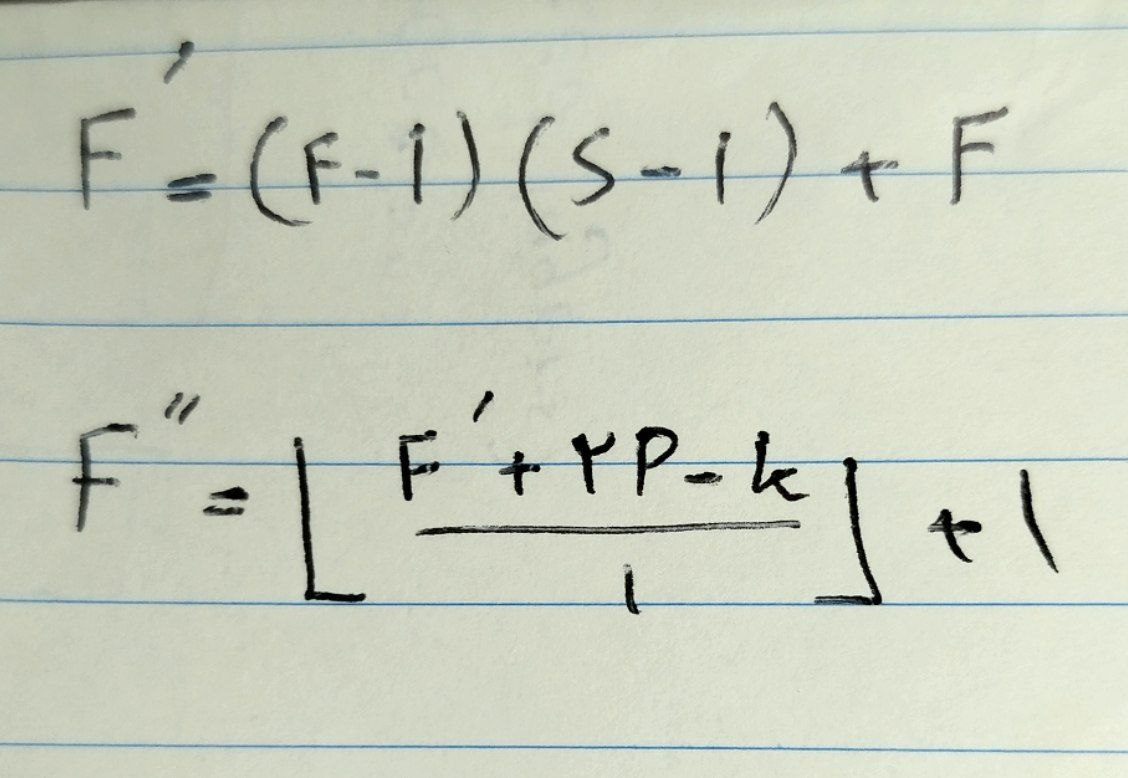
#> input picture images/formula.jpg, 1128 x 778 px, given in place of sample.png, which was not available
$ python main.py
#> lines starting #> are read from the running program, lines starting #| are printed output that depends on the picture; long printed decimals are rounded; pictures that were not available may be replaced by others from this repository, and a replacement may not be noted
### Deconv2D.py
def ConvTranspose2D(data: list[list], kernel: list[list], stride: int = 2, padding: int = 0, fill: int = 0, output_padding: int = 0):
    """applies 2D convolution on image

    Args:
        data (list[list]): the 2D matrix which conv is applied on
        kernel (list[list]): the kernel to apply
        stride (int, optional): step size for kernel. Defaults to 1.
        padding (int, optional): padding to add to the data matrix. Defaults to 0.
        fill (int, optional): the number which is used while padding the data. Defaults to 0.

    Raises:
        ValueError: if padding < 0

    Note:
        in this code, Hight is represented ad l or line and width is represented as r or row

    Returns:
        _type_: a feature map
            new w, h would be:
            new_h = floor((h - kernel_h + 2 * padding) / stride) + 1
            new_w = floor((w - kernel_w + 2 * padding) / stride) + 1
    """

    original_l = len(data)
    original_r = len(data[0])

    new_l = (original_l - 1) * (stride - 1) + original_l
    new_r = (original_r - 1) * (stride - 1) + original_r

    temp = [[0 for __ in range(new_r)] for _ in range(new_l)]

    a = 0
    for i in range(original_l):
        b = 0
        for j in range(original_r):
            temp[i+a][j+b] = data[i][j]
            b += stride - 1
        a += stride - 1


    kl = len(kernel)
    kr = len(kernel[0])


    # adding padding if padding
    if padding < 0:
        raise ValueError(f"padding cannot be smaller than 0 but got {padding}")

    elif padding > 0:
        padded_r = new_r + 2 * padding

        for line in temp:
            for _ in range(padding):
                line.insert(0, fill)  # fill the first of the line
            for _ in range(padding):
                line.append(fill)  # fill the end of the line


        for _ in range(padding):
            temp.insert(0, [fill for _ in range(padded_r)])  # a line at the top of matrix
            temp.append([fill for _ in range(padded_r)])  # a line at the bottom of matrix

    fmap_lines = (new_l - kl + 2 * padding) + 1
    fmap_rows = (new_r - kr + 2 * padding) + 1

    feature_map = [[0 for __ in range(fmap_rows)] for _ in range(fmap_lines)]

    new_l = len(temp)
    new_r = len(temp[0])

    # stride is always 1 cause we already did the zero-inserting
    for i in range(new_l - kl + 1):  # i corresponds to line
        for j in range(new_r - kr + 1):  # j corresponds to row
            sum_ = 0
            for m in range(kl):
                for n in range(kr):
                    sum_ += temp[i+m][j+n] * kernel[m][n]

            feature_map[i][j] = sum_

    return feature_map


# [11 lines that do not run on import are left out]

### main.py
import numpy as np
from multiprocessing import Pool
import cv2

from Deconv2D import ConvTranspose2D


def DeConvolution2D(image_path, kernel, stride=1, padding=0, fill=0,
                  save=False, save_path="processed_image.png", show_images=True, resize_fx=0.5, resize_fy=0.5, print_log=True):

#> called with image_path = 'images/sample.png', stride = 3, padding = 1, fill = 0, save = True, save_path = 'images/sample_output.png', show_images = False, resize_fx = 0.5
    img = cv2.imread(image_path)
#> img is the input picture: shape (778, 1128, 3); mean B, G, R 190.5, 206.4, 201.5
    if img is None:
        raise FileNotFoundError(f"there is no image with path: {image_path}")

    img = cv2.resize(img, (0, 0), fx=resize_fx,  fy=resize_fy, interpolation=cv2.INTER_AREA)
#> img: shape (389, 564, 3)

    b_channel, g_channel, r_channel = cv2.split(img)
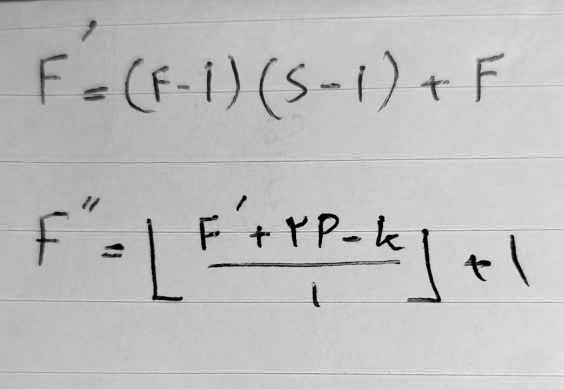
#> b_channel: shape (389, 564); min 0, max 241, mean 190.7
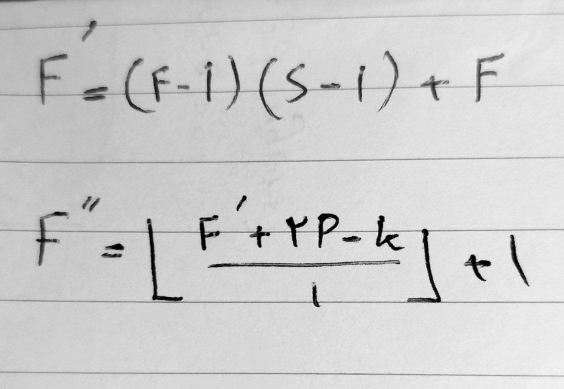
#> g_channel: shape (389, 564); min 0, max 245, mean 206.5

    if print_log:
        print(f"blue channel: {b_channel.shape}") # (480, 640)
#| blue channel: (389, 564)
        print(f"green channel: {g_channel.shape}") # (480, 640)
#| green channel: (389, 564)
        print(f"red channel: {r_channel.shape}") # (480, 640)
#| red channel: (389, 564)

    lists = [a.tolist() for a in [b_channel, g_channel, r_channel]]
#> lists = 3 items

    if not len(kernel):
        raise ValueError("kernel is empty!")

    args = [(l, kernel, stride, padding, fill) for l in lists]
#> args = 3 items
    # Conv2D(data, kernel, stride, padding, fill)

    if print_log:
        print("starting to process")

    with Pool(4) as p:
        a = p.starmap(ConvTranspose2D, args)
#> a = 3 items

    if print_log:
        for idx, channel_name in enumerate(["Blue", "Green", "Red"]):
            print(f"\n--- {channel_name} channel raw conv2d output ---")
            arr = np.array(a[idx])
            print(f"  min: {np.min(arr)}, max: {np.max(arr)}, mean: {np.mean(arr)}")
#> this loop made 3 passes
#|   min: 0, max: 241, mean: 190.646
#|   min: 0, max: 245, mean: 206.537
#|   min: 0, max: 242, mean: 201.628
#> pass 3, in DeConvolution2D, `arr = np.array(a[idx])`:
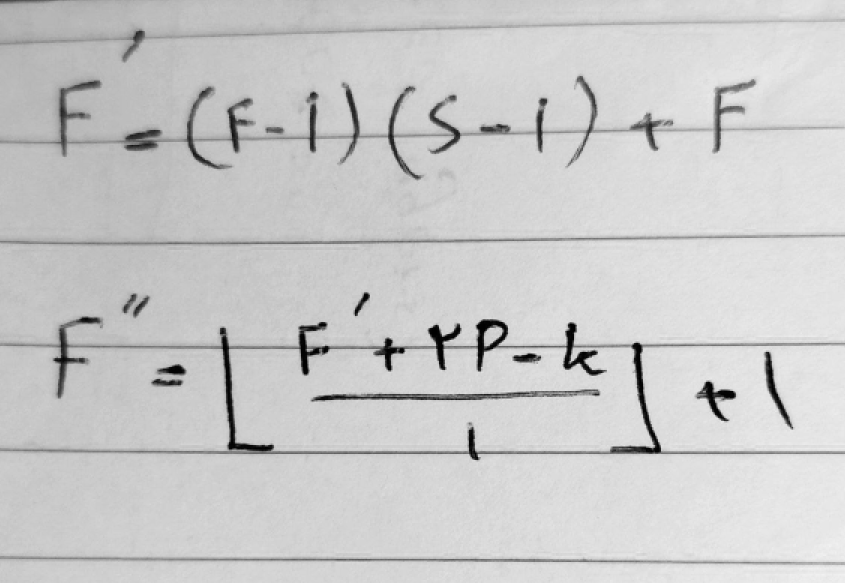
#> arr: shape (1165, 1690) int64 (shown at 1/2 size); min 0, max 242, mean 201.6

        print("processing finished")

    # _b_channel, _g_channel, _r_channel = [np.clip(np.array(x[1]), 0, 255).astype(np.uint8) for x in a]
    result = []

    # A little help from chat GPT
    epsilon = 1e-5
    for x in a:
        arr = np.array(x, dtype=np.float32)
        min_val, max_val = arr.min(), arr.max()

        if abs(max_val - min_val) < epsilon:
            norm = np.zeros_like(arr, dtype=np.uint8)
        else:
            norm = ((arr - min_val) / (max_val - min_val) * 255).astype(np.uint8)

        result.append(norm)
#> this loop made 3 passes
#> max_val on passes 1 to 3: 241, 245, 242
#> after the loop, result = 3 items


    _b_channel, _g_channel, _r_channel = result


    merged_image = cv2.merge([_b_channel, _g_channel, _r_channel])

    if show_images:
        cv2.imshow('Original Image', img)
        cv2.imshow('Processed Image', merged_image)

        cv2.waitKey(0)
        cv2.destroyAllWindows()

    if save:
        cv2.imwrite(save_path, merged_image)


if __name__ == "__main__":

    kernel = [[1, 1, 1],
              [1, 1, 1],
              [1, 1, 1]]

    DeConvolution2D(
        image_path="images/sample.png",
        kernel=kernel,
        stride=3,
        padding=1,
        fill=0,
        save=True,
        save_path="images/sample_output.png",
        show_images=False
    )
